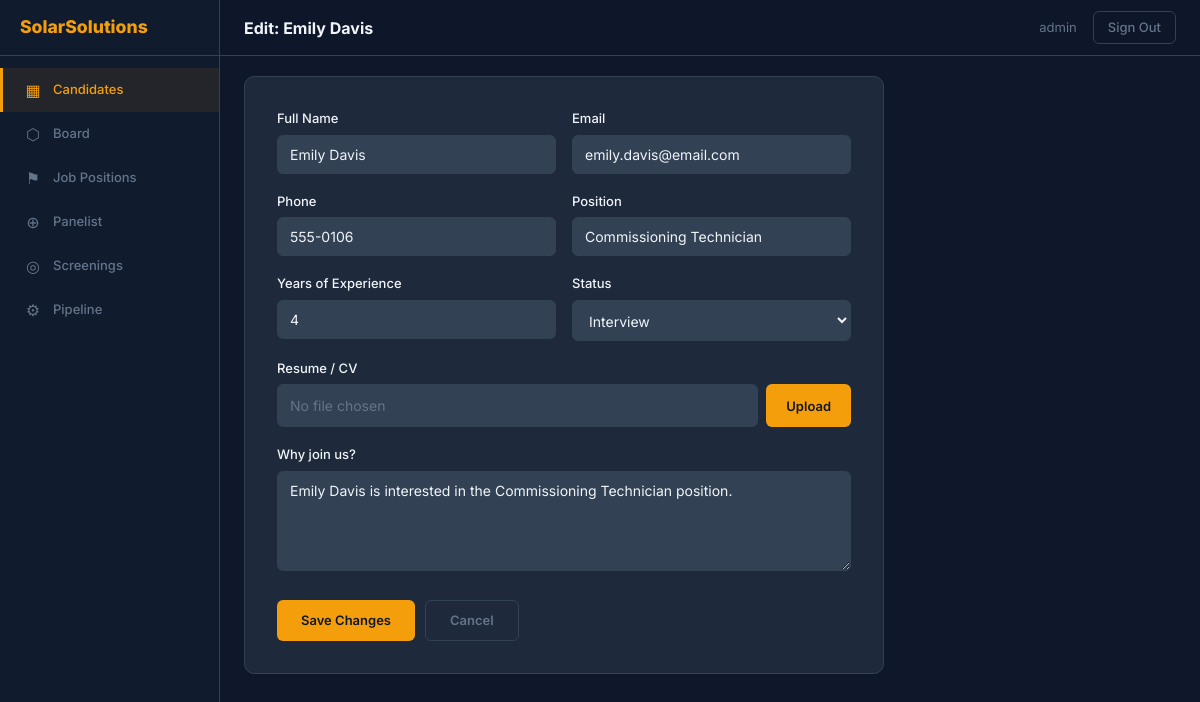
The app's page /solarsolutions/candidates/10/edit/ (signed in), older data.
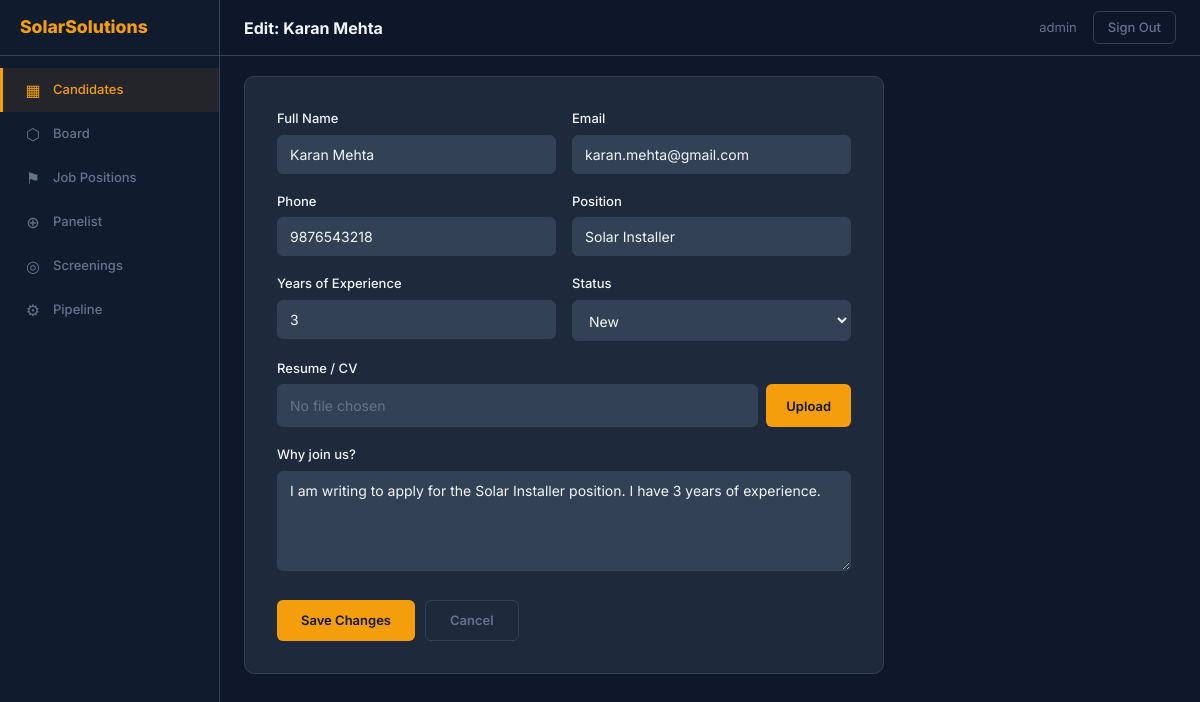
The same page, newer data.
### api/models.py (models this page shows, shortened)
class Application(models.Model):
    company = models.ForeignKey(Company, on_delete=models.CASCADE, related_name='applications')
    full_name = models.CharField('Full Name', max_length=200)
    email = models.EmailField('Email Address')
    phone = models.CharField('Phone Number', max_length=30)
    position = models.CharField('Position', max_length=200)
    experience = models.PositiveIntegerField('Years of Experience')
    resume = models.FileField('Resume / CV', upload_to='resumes/', blank=True, null=True)
    cover_letter = models.TextField('Why join us?')
    status = models.CharField('Status', max_length=30, default='new')
    submitted_at = models.DateTimeField('Submitted', auto_now_add=True)
    class Meta:
        ordering = ['-submitted_at']
        verbose_name = 'Application'
        verbose_name_plural = 'Applications'

class Stage(models.Model):
    company = models.ForeignKey(Company, on_delete=models.CASCADE, related_name='stages')
    key = models.CharField('Key', max_length=30)
    label = models.CharField('Label', max_length=100)
    order = models.IntegerField('Order', default=0)
    class Meta:
        ordering = ['order']
        unique_together = ('company', 'key')
        verbose_name = 'Pipeline Stage'
        verbose_name_plural = 'Pipeline Stages'

### adminpanel/views.py (the view, shortened to what this page needs)
# urls.py: path('candidates/<int:pk>/edit/', views.candidate_edit, name='candidate_edit'),
@company_login_required
def candidate_edit(request, pk, company_slug=None):
    candidate = get_object_or_404(Application, company=request.company, pk=pk)
    return render(request, 'adminpanel/candidate_form.html', {
        'candidate': candidate,
        'stages': Stage.objects.filter(company=request.company),
        'company': request.company,
    })

### adminpanel/views.py (called while the page is built)
def company_login_required(view_func):
    @wraps(view_func)
    def wrapper(request, *args, **kwargs):
        if request.user.is_authenticated:
            return view_func(request, *args, **kwargs)
        if request.company:
            return redirect('admin_login', company_slug=request.company.slug)
        return redirect('landing')
    return wrapper

### adminpanel/templates/adminpanel/candidate_form.html (shortened to what this page needs)
{% extends 'adminpanel/base.html' %}
{% block page_title %}{% if candidate %}Edit: {{ candidate.full_name }}{% else %}Add Candidate{% endif %}{% endblock %}
{% block content %}
<div class="form-card">
  <form method="post" enctype="multipart/form-data">
    <div class="form-row">
      <div class="form-group">
        <label for="full_name">Full Name</label>
        <input id="full_name" name="full_name" type="text" value="{{ candidate.full_name|default:'' }}" required />
      </div>
      <div class="form-group">
        <label for="email">Email</label>
        <input id="email" name="email" type="email" value="{{ candidate.email|default:'' }}" required />
      </div>
    </div>
    <div class="form-row">
      <div class="form-group">
        <label for="phone">Phone</label>
        <input id="phone" name="phone" type="text" value="{{ candidate.phone|default:'' }}" required />
      </div>
      <div class="form-group">
        <label for="position">Position</label>
        <input id="position" name="position" type="text" value="{{ candidate.position|default:'' }}" required />
      </div>
    </div>
    <div class="form-row">
      <div class="form-group">
        <label for="experience">Years of Experience</label>
        <input id="experience" name="experience" type="number" min="0" value="{{ candidate.experience|default:'0' }}" required />
      </div>
      <div class="form-group">
        <label for="status">Status</label>
        <select id="status" name="status">
          {% for s in stages %}
            <option value="{{ s.key }}" {% if candidate.status == s.key %}selected{% endif %}>{{ s.label }}</option>
          {% endfor %}
        </select>
      </div>
    </div>
    <div class="form-group">
      <label for="resume">Resume / CV</label>
      <div class="file-input">
        <span class="file-placeholder" id="resumeLabel">
          {% if candidate.resume %}{{ candidate.resume.name }}{% else %}No file chosen{% endif %}
        </span>
        <button type="button" class="file-btn" onclick="document.getElementById('resume').click()">Upload</button>
      </div>
    </div>
    <div class="form-group">
      <label for="cover_letter">Why join us?</label>
      <textarea id="cover_letter" name="cover_letter" rows="4">{{ candidate.cover_letter|default:'' }}</textarea>
    </div>
    <div class="actions-bar">
      <button type="submit" class="btn btn-primary">
        {% if candidate %}Save Changes{% else %}Add Candidate{% endif %}
      </button>
      <a href="{% url 'candidate_list' company_slug=company.slug %}" class="btn btn-cancel">Cancel</a>
    </div>
  </form>
</div>
{% endblock %}

Row changes from the older to the newer data that the page shows:
changed Application: full_name "Emily Davis" → "Karan Mehta"; email "emily.davis@email.com" → "karan.mehta@gmail.com"; phone "555-0106" → "9876543218"; position "Commissioning Technician" → "Solar Installer"; experience "4" → "3"; cover_letter "Emily Davis is interested in the Commissioning Technician position." → "I am writing to apply for the Solar Installer position. I have 3 years of experience."; status "Interview" → (not shown)
Text that changed along with them:
form field status: (not shown) → "New"
